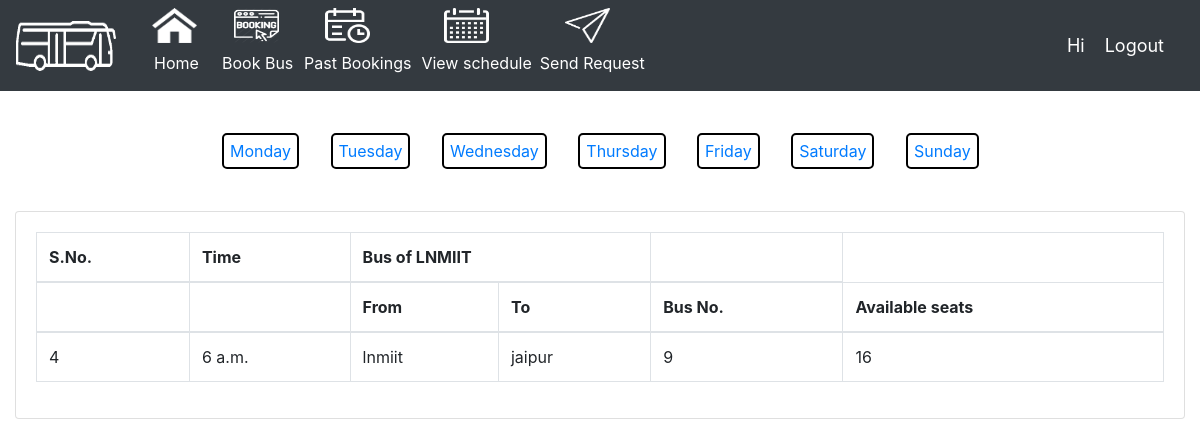
/schedule/Tuesday, run on an earlier commit of the app's database.
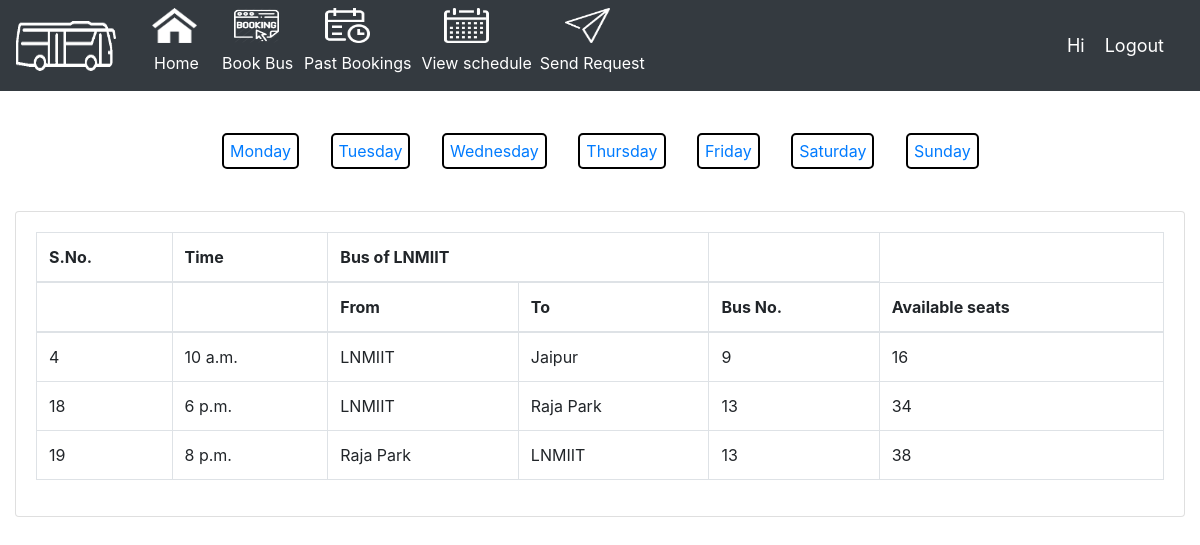
And on a later commit of the database.
### bus_M_/models.py (models this page shows, shortened)
class Schedule(models.Model):
    CATEGORY = (
			('Sunday', 'Sunday'),
			('Monday', 'Monday'),
            ('Tuesday', 'Tuesday'),
            ('Wednesday', 'Wednesday'),
            ('Thrusday', 'Thrusday'),
            ('Friday', 'Friday'),
            ('Saturday', 'Saturday'),
			)
    schedule_id = models.AutoField(primary_key=True)
    bus_id = models.ForeignKey(Bus, null=True, on_delete= models.CASCADE)
    time = models.TimeField(null=False)
    start = models.CharField(max_length=300,null=False)
    destination=models.CharField(max_length=300,null=False)
    available_seats = models.IntegerField(null=False)
    day= models.CharField(max_length=200,null=False,choices=CATEGORY)
    running_status = models.BooleanField(default=True)

class Bus(models.Model):
    bus_id = models.AutoField(primary_key=True)
    driver_id = models.ForeignKey(Driver, null=True, on_delete= models.CASCADE)
    availability = models.BooleanField(default=True)
    capacity = models.IntegerField(null=False)
    def __str__(self):
        return str(self.bus_id)

### bus_M_/views.py (the view)
# urls.py: path('schedule/', views.schedule, name='schedule'),
def schedule(request,data=None):
    if data==None:
        sch=Schedule.objects.filter(day='Monday')
        context={'sch': sch}
    elif data=='Monday':
        sch=Schedule.objects.filter(day='Monday')
        context={'sch': sch}
    elif data=='Tuesday':
        sch=Schedule.objects.filter(day='Tuesday')
        context={'sch': sch}
    elif data=='Wednesday':
        sch=Schedule.objects.filter(day='Wednesday')
        context={'sch': sch}
    elif data=='Thursday':
        sch=Schedule.objects.filter(day='Thursday')
        context={'sch': sch}
    elif data=='Friday':
        sch=Schedule.objects.filter(day='Friday')
        context={'sch': sch}
    elif data=='Saturday':
        sch=Schedule.objects.filter(day='Saturday')
        context={'sch': sch}
    elif data=='Sunday':
        sch=Schedule.objects.filter(day='Sunday')
        context={'sch': sch}
    return render(request, 'accounts/schedule.html',context)

### bus_M_/templates/accounts/schedule.html (shortened to what this page needs)
{%  extends 'accounts/main.html' %}
{% block content %}
<br><br>
                 <a href="{%url 'scheduledata' 'Monday' %}" style="border: 2px solid black; padding: 6px 6px 6px; border-radius: 5px;">Monday</a>&nbsp; &nbsp;&nbsp; &nbsp;
                  <a href="{%url 'scheduledata' 'Tuesday' %}" style="border: 2px solid black; padding: 6px 6px 6px; border-radius: 5px;">Tuesday</a>&nbsp; &nbsp;&nbsp; &nbsp;
                  <a href="{%url 'scheduledata' 'Wednesday' %}" style="border: 2px solid black; padding: 6px 6px 6px; border-radius: 5px;">Wednesday</a>&nbsp; &nbsp;&nbsp; &nbsp;
                 <a href="{%url 'scheduledata' 'Thursday' %}" style="border: 2px solid black; padding: 6px 6px 6px; border-radius: 5px;">Thursday</a>&nbsp; &nbsp;&nbsp; &nbsp;
                    <a href="{%url 'scheduledata' 'Friday' %}" style="border: 2px solid black; padding: 6px 6px 6px; border-radius: 5px;">Friday</a>&nbsp; &nbsp;&nbsp; &nbsp;
                     <a href="{%url 'scheduledata' 'Saturday' %}" style="border: 2px solid black; padding: 6px 6px 6px; border-radius: 5px;">Saturday</a>&nbsp; &nbsp;&nbsp; &nbsp;
                        <a href="{%url 'scheduledata' 'Sunday' %}" style="border: 2px solid black; padding: 6px 6px 6px; border-radius: 5px;">Sunday</a>&nbsp; &nbsp;&nbsp; &nbsp;
               <br>
                <br><br>
		<div class="row">
			<div class="col-md">
				<div class="card card-body">
					<table class="table table-bordered">
                                    <thead>
                                        <tr>
                                            <th>S.No.</th>
                                            <th>Time</th>
                                            <th colspan="2">Bus of LNMIIT</th>
                                            <th></th>
                                        </tr>
                                        <tr>
                                            <th></th>
                                            <th></th>
                                            <th>From</th>
                                            <th>To</th>
                                            <th>Bus No.</th>
                                            <th>Available seats</th>
                                        </tr>
                                        </thead>
                                    <tbody>
                                        {% for p in sch %}
                                        {%if p.running_status%}
                                        <tr>
                                            <td>{{p.schedule_id}}</td>
                                            <td>{{p.time}}</td>
                                            <td>{{p.start}}</td>
                                            <td>{{p.destination}}</td>
                                            <td>{{p.bus_id}}</td>
                                            <td>{{p.available_seats}}</td>
                                        </tr>
                                        {%endif%}
                                        {%endfor%}
                                    </tbody>
                                        </table>
				</div>
			</div>
		</div>
{% endblock content %}

### bus_M_/templates/accounts/main.html (shortened to what this page needs)
{% load static %}
<!DOCTYPE html>
<html>
<head>
	<link rel="stylesheet" href="https://stackpath.bootstrapcdn.com/bootstrap/4.3.1/css/bootstrap.min.css">
</head>
<body>
	{%  include 'accounts/navbar.html' %}
	<div class="container-fluid">
	{% block content %}
	{% endblock %}
    </div>
</body>
</html>

### bus_M_/templates/accounts/navbar.html (shortened to what this page needs)
{% load static %}
<nav class="navbar navbar-expand-lg navbar-dark bg-dark">
 <img src="{% static 'images/buslogo.png' %}" class="image">&nbsp; &nbsp;&nbsp;&nbsp;&nbsp;&nbsp;&nbsp;
  <div class="collapse navbar-collapse" id="navbarNav">
    <ul class="navbar-nav">
      <li class="nav-item active">
        <img src="{% static 'images/home icon.png' %}" class="image" style="width:45px; height:35px;">&nbsp; &nbsp;&nbsp;&nbsp;&nbsp;
        <a class="nav-link" href="{% url 'home'%}" style="margin-left:-6px;">Home</a>
      </li>
      <li class="nav-item active">
        <img src="{% static 'images/booking.png' %}" class="image" style="width:45px; height:35px; margin-left:10px;">&nbsp; &nbsp;&nbsp; &nbsp;
        <a class="nav-link" href="{% url 'book_bus'%}" style="margin-left:-10px;">Book Bus</a>
      </li>
      <li class="nav-item active">
        <img src="{% static 'images/past booking.png' %}" class="image" style="width:45px; height:35px; margin-left:19px;">&nbsp; &nbsp;&nbsp;&nbsp;&nbsp;&nbsp;&nbsp;&nbsp;&nbsp;
        <a class="nav-link" href="{% url 'view_booking'%}" style="margin-left:-10px;">Past Bookings
        </a>
      </li>
       <li class="nav-item active">
        <img src="{% static 'images/schedule.png' %}" class="image" style="width:45px; height:35px;  margin-left:25px;">&nbsp; &nbsp;&nbsp;&nbsp;&nbsp;&nbsp;&nbsp;&nbsp;&nbsp;&nbsp;
        <a class="nav-link" href="{% url 'schedule'%}" style="margin-left:-6px;">View schedule</a>
      </li>
       <li class="nav-item active">
        <img src="{% static 'images/send request.png' %}" class="image" style="width:45px; height:35px; margin-left:25px;">&nbsp; &nbsp;&nbsp;&nbsp;&nbsp;
        <a class="nav-link" href="{%url 'add_request'%}" style="margin-left:-8px;">Send Request</a>
      </li>&nbsp;&nbsp;&nbsp;&nbsp;&nbsp;&nbsp;&nbsp;&nbsp;&nbsp;&nbsp;&nbsp;&nbsp;&nbsp;&nbsp;&nbsp;&nbsp;&nbsp;&nbsp;&nbsp;&nbsp;&nbsp;&nbsp;&nbsp;&nbsp;
    </ul>
  </div>
  <span class="hello-msg">Hi {{request.user.username}}</span>
  <span ><a  class="hello-msg" href="{% url 'logout' %}">Logout</a></span>
</nav>

### bus_M_/templates/accounts/navbar.html (style rules this page uses)
.hello-msg { font-size: 18px; color: #fff; margin-right: 20px; }
.image { width:100px; height:50px; }

What changed in the data, as far as the page shows it:
changed Schedule id 4: time "6 a.m." → "10 a.m."; start "lnmiit" → "LNMIIT"; destination "jaipur" → "Jaipur"
added Schedule: schedule_id "18", time "6 p.m.", start "LNMIIT", destination "Raja Park", bus_id "13", available_seats "34"
added Schedule: schedule_id "19", time "8 p.m.", start "Raja Park", destination "LNMIIT", bus_id "13", available_seats "38"
